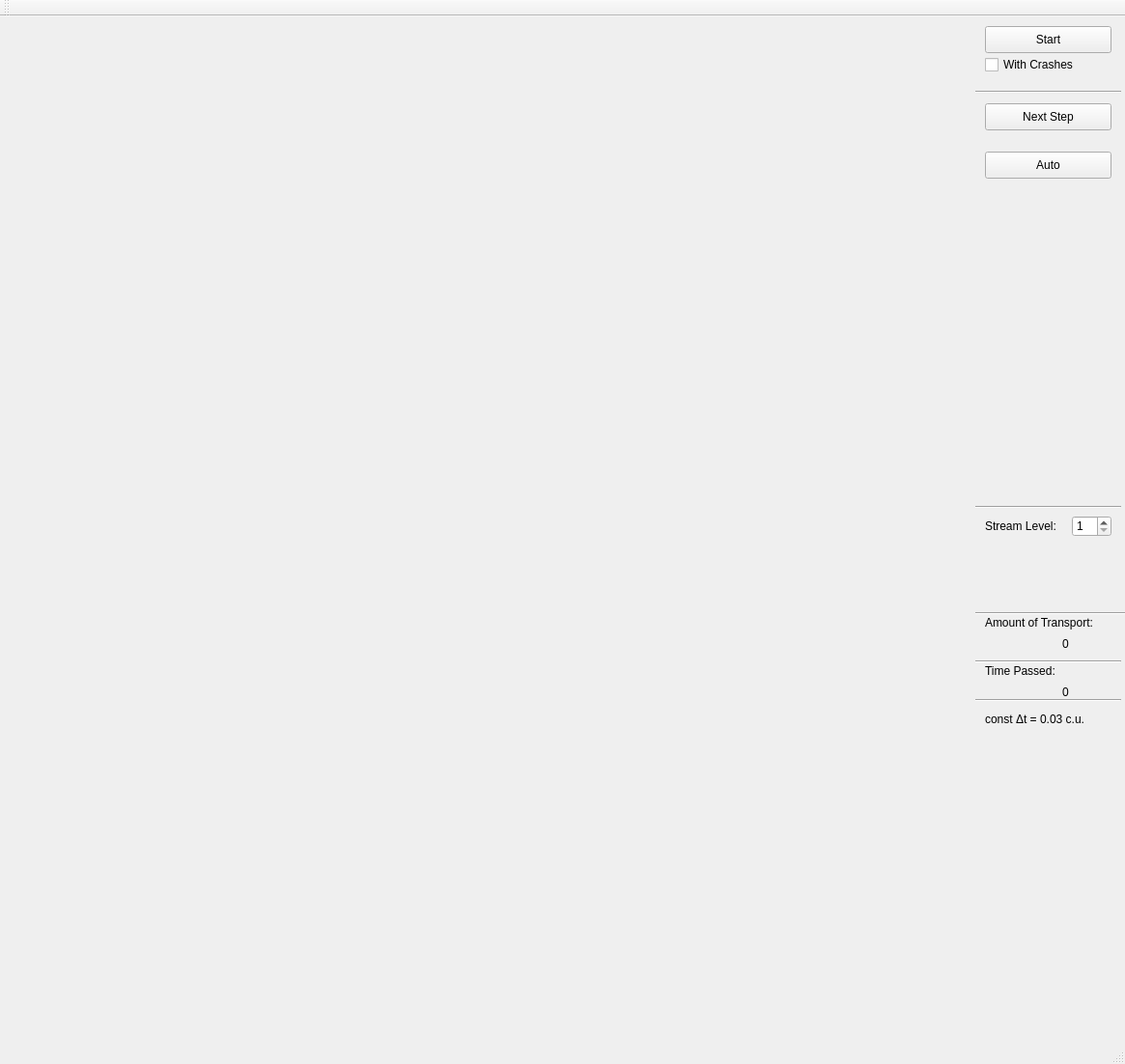
<?xml version="1.0" encoding="UTF-8"?>
<ui version="4.0">
 <class>MainWindow</class>
 <widget class="QMainWindow" name="MainWindow">
  <property name="geometry">
   <rect>
    <x>0</x>
    <y>0</y>
    <width>1165</width>
    <height>1102</height>
   </rect>
  </property>
  <property name="windowTitle">
   <string>MainWindow</string>
  </property>
  <property name="autoFillBackground">
   <bool>false</bool>
  </property>
  <widget class="QWidget" name="centralWidget">
   <property name="autoFillBackground">
    <bool>false</bool>
   </property>
   <widget class="QPushButton" name="StartButton">
    <property name="geometry">
     <rect>
      <x>1020</x>
      <y>10</y>
      <width>131</width>
      <height>28</height>
     </rect>
    </property>
    <property name="text">
     <string>Start</string>
    </property>
   </widget>
   <widget class="MapWidget" name="widget" native="true">
    <property name="geometry">
     <rect>
      <x>10</x>
      <y>10</y>
      <width>1000</width>
      <height>1000</height>
     </rect>
    </property>
   </widget>
   <widget class="QPushButton" name="nextStep_button">
    <property name="geometry">
     <rect>
      <x>1020</x>
      <y>90</y>
      <width>131</width>
      <height>28</height>
     </rect>
    </property>
    <property name="text">
     <string>Next Step</string>
    </property>
   </widget>
   <widget class="QPushButton" name="auto_button">
    <property name="geometry">
     <rect>
      <x>1020</x>
      <y>140</y>
      <width>131</width>
      <height>28</height>
     </rect>
    </property>
    <property name="text">
     <string>Auto</string>
    </property>
   </widget>
   <widget class="QLabel" name="label">
    <property name="enabled">
     <bool>true</bool>
    </property>
    <property name="geometry">
     <rect>
      <x>1020</x>
      <y>620</y>
      <width>131</width>
      <height>16</height>
     </rect>
    </property>
    <property name="text">
     <string>Amount of Transport:</string>
    </property>
   </widget>
   <widget class="QLabel" name="Amount">
    <property name="geometry">
     <rect>
      <x>1100</x>
      <y>640</y>
      <width>41</width>
      <height>20</height>
     </rect>
    </property>
    <property name="text">
     <string>0</string>
    </property>
   </widget>
   <widget class="QLabel" name="label_2">
    <property name="geometry">
     <rect>
      <x>1020</x>
      <y>670</y>
      <width>81</width>
      <height>16</height>
     </rect>
    </property>
    <property name="text">
     <string>Time Passed:</string>
    </property>
   </widget>
   <widget class="Line" name="line">
    <property name="geometry">
     <rect>
      <x>1010</x>
      <y>660</y>
      <width>151</width>
      <height>16</height>
     </rect>
    </property>
    <property name="orientation">
     <enum>Qt::Horizontal</enum>
    </property>
   </widget>
   <widget class="Line" name="line_2">
    <property name="geometry">
     <rect>
      <x>1010</x>
      <y>610</y>
      <width>161</width>
      <height>16</height>
     </rect>
    </property>
    <property name="orientation">
     <enum>Qt::Horizontal</enum>
    </property>
   </widget>
   <widget class="QLabel" name="time_value">
    <property name="geometry">
     <rect>
      <x>1100</x>
      <y>690</y>
      <width>51</width>
      <height>20</height>
     </rect>
    </property>
    <property name="text">
     <string>0</string>
    </property>
    <property name="alignment">
     <set>Qt::AlignLeading|Qt::AlignLeft|Qt::AlignVCenter</set>
    </property>
   </widget>
   <widget class="Line" name="line_3">
    <property name="geometry">
     <rect>
      <x>1010</x>
      <y>700</y>
      <width>151</width>
      <height>16</height>
     </rect>
    </property>
    <property name="orientation">
     <enum>Qt::Horizontal</enum>
    </property>
   </widget>
   <widget class="QLabel" name="label_3">
    <property name="geometry">
     <rect>
      <x>1020</x>
      <y>720</y>
      <width>131</width>
      <height>16</height>
     </rect>
    </property>
    <property name="text">
     <string>const Δt = 0.03 c.u.</string>
    </property>
   </widget>
   <widget class="QSpinBox" name="spinBox">
    <property name="geometry">
     <rect>
      <x>1110</x>
      <y>517</y>
      <width>41</width>
      <height>22</height>
     </rect>
    </property>
    <property name="minimum">
     <number>1</number>
    </property>
    <property name="maximum">
     <number>10</number>
    </property>
   </widget>
   <widget class="Line" name="line_4">
    <property name="geometry">
     <rect>
      <x>1010</x>
      <y>500</y>
      <width>151</width>
      <height>16</height>
     </rect>
    </property>
    <property name="orientation">
     <enum>Qt::Horizontal</enum>
    </property>
   </widget>
   <widget class="QLabel" name="label_4">
    <property name="geometry">
     <rect>
      <x>1020</x>
      <y>520</y>
      <width>91</width>
      <height>16</height>
     </rect>
    </property>
    <property name="text">
     <string>Stream Level:</string>
    </property>
   </widget>
   <widget class="QCheckBox" name="checkBox">
    <property name="geometry">
     <rect>
      <x>1020</x>
      <y>40</y>
      <width>111</width>
      <height>20</height>
     </rect>
    </property>
    <property name="text">
     <string>With Crashes</string>
    </property>
   </widget>
   <widget class="Line" name="line_5">
    <property name="geometry">
     <rect>
      <x>1010</x>
      <y>70</y>
      <width>151</width>
      <height>16</height>
     </rect>
    </property>
    <property name="orientation">
     <enum>Qt::Horizontal</enum>
    </property>
   </widget>
  </widget>
  <widget class="QMenuBar" name="menuBar">
   <property name="geometry">
    <rect>
     <x>0</x>
     <y>0</y>
     <width>1165</width>
     <height>26</height>
    </rect>
   </property>
  </widget>
  <widget class="QToolBar" name="mainToolBar">
   <attribute name="toolBarArea">
    <enum>TopToolBarArea</enum>
   </attribute>
   <attribute name="toolBarBreak">
    <bool>false</bool>
   </attribute>
  </widget>
  <widget class="QStatusBar" name="statusBar"/>
 </widget>
 <layoutdefault spacing="6" margin="11"/>
 <customwidgets>
  <customwidget>
   <class>MapWidget</class>
   <extends>QWidget</extends>
   <header>mapwidget.h</header>
   <container>1</container>
  </customwidget>
 </customwidgets>
 <resources/>
 <connections/>
</ui>
